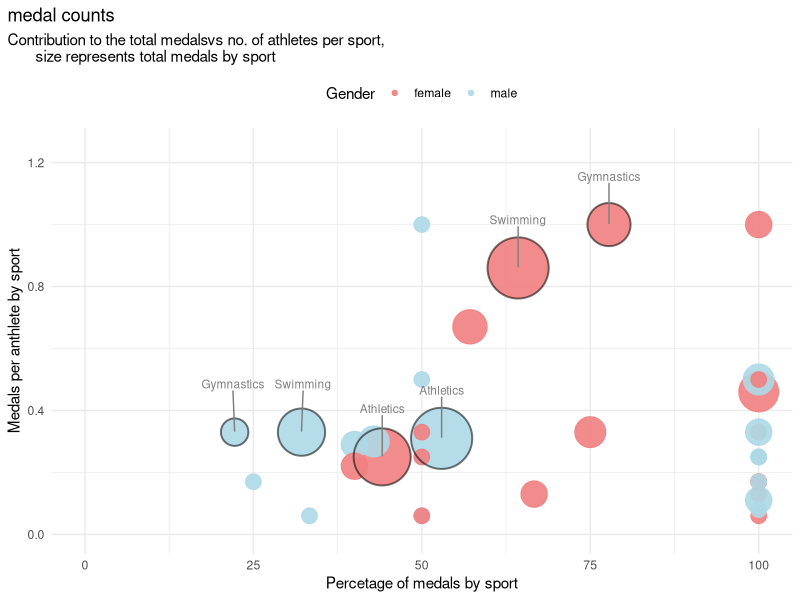
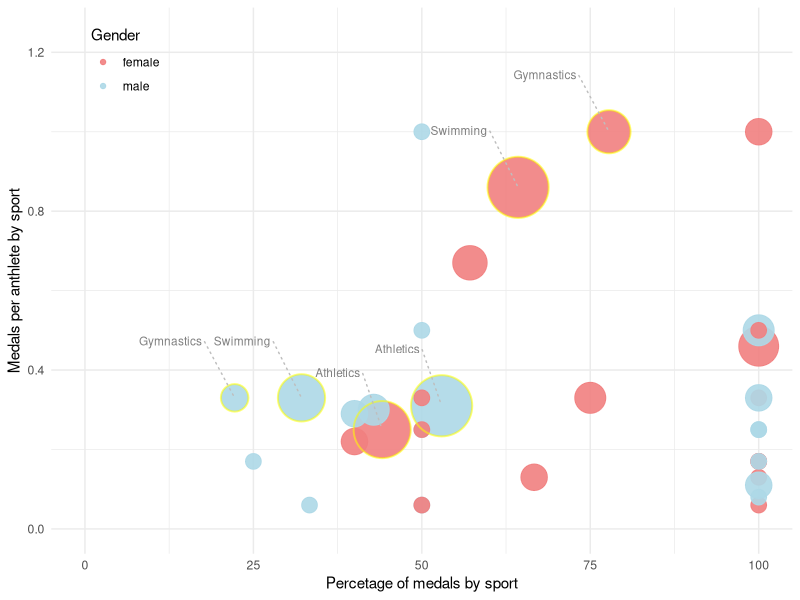
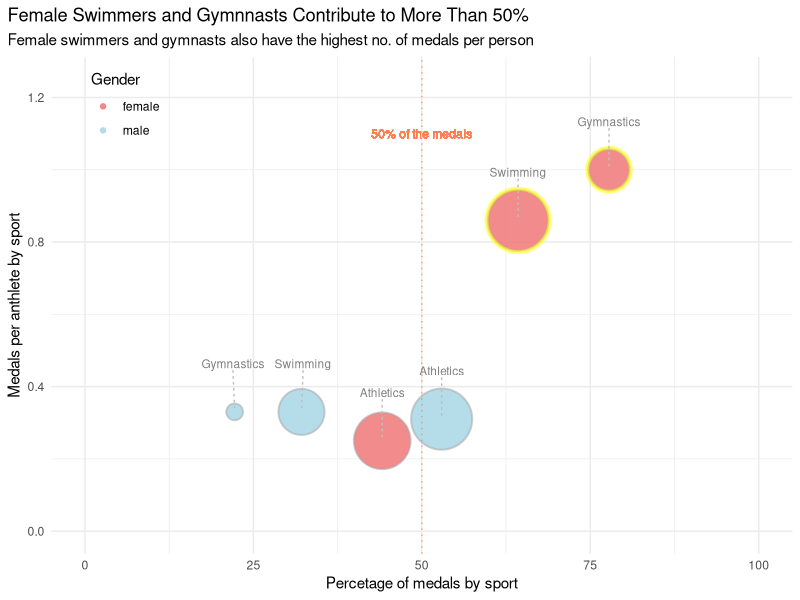
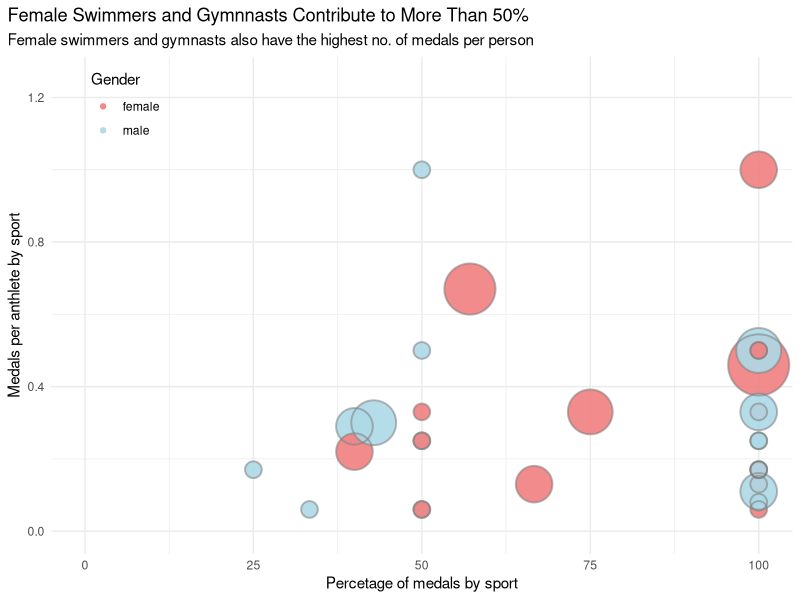
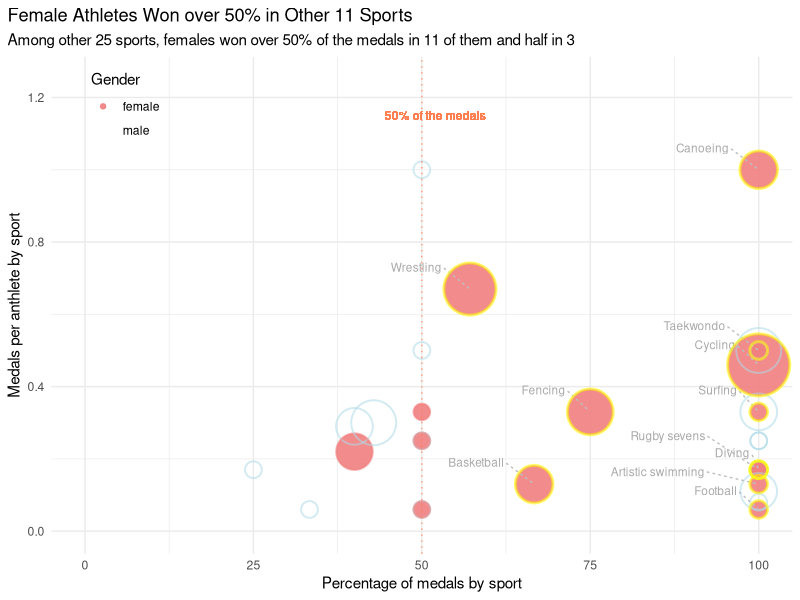
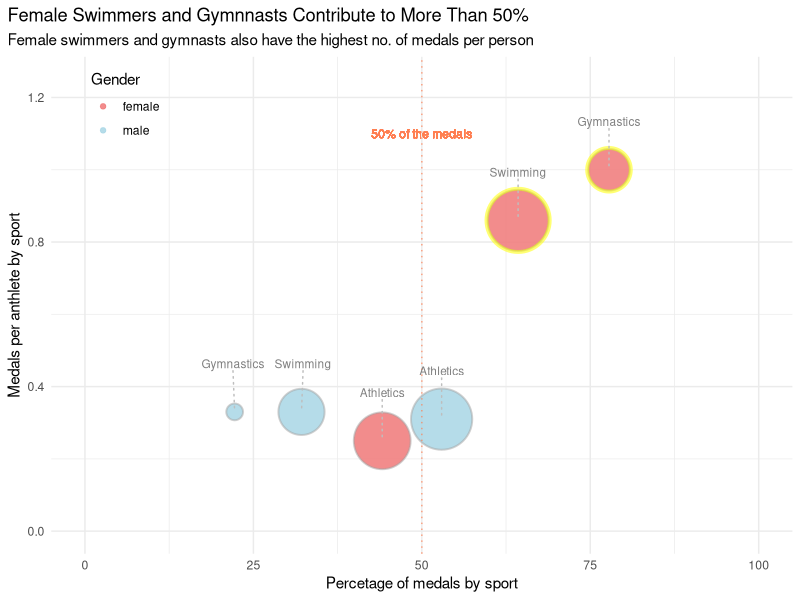
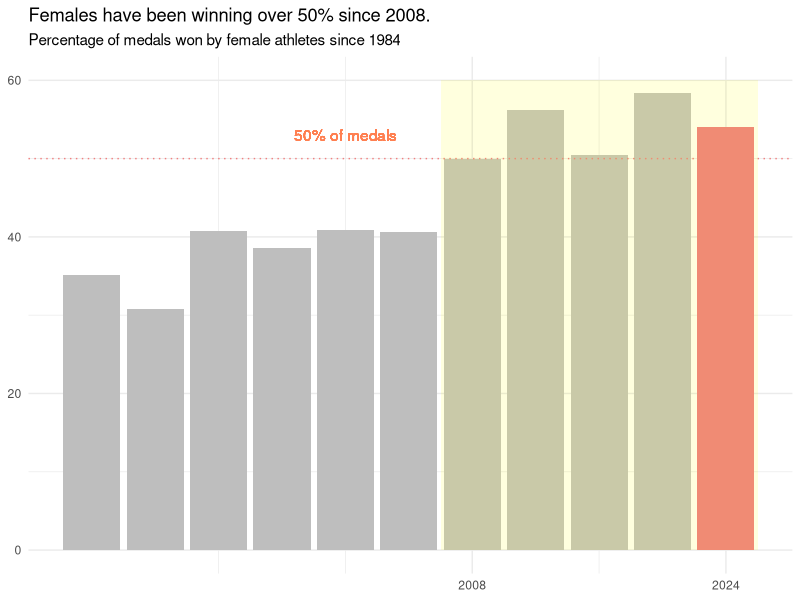
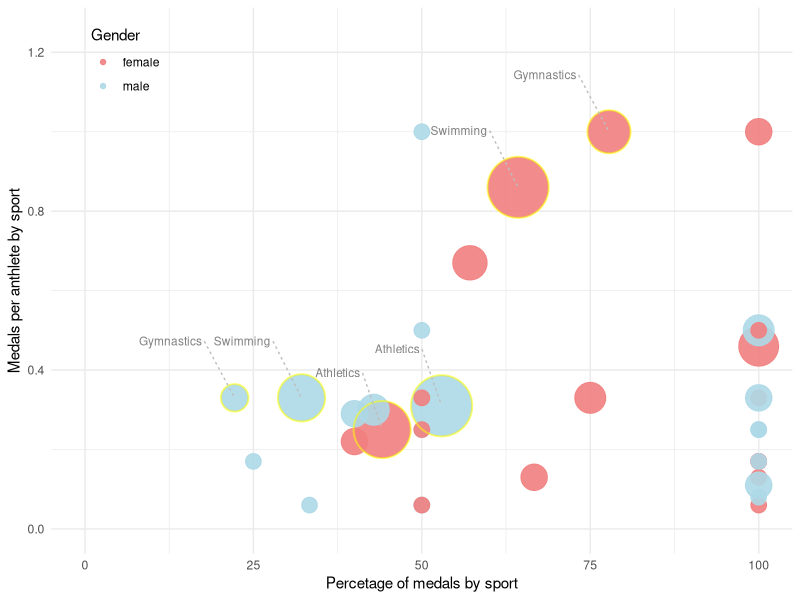

Write R code to recreate these figures, in order.
# plot for project 1

#convert wide to long 
# install.packages("ggrepel")
require("ggrepel")
require("tidyverse")
require("readr")
require("ggplot2")

setwd('/Users/yirenlu/Documents/data_studio/olympic_us')
df <- read_csv('bubble.csv')

df$male_pct <- as.numeric(sub("%","",df$male_pct))

df$female_pct <- as.numeric(sub("%","",df$female_pct))

df_long <- df %>%
  pivot_longer(
    cols = -Sport, # Keep 'Sport' as the identifier
    names_to = c("gender", "variable"), # Split column names into 'variable' and 'gender'
    names_sep = "_" # Separate column names by underscore
  ) %>%
  pivot_wider(
    names_from = "variable", # Spread 'variable' into separate columns
    values_from = "value" # Use the values from the 'value' column
  )

df_long[df_long == 0] <- NA

#label for dominant sports
dominant <- df_long$Sport %in% c("Athletics", "Gymnastics", "Artistic Gymnastic", "Swimming")

# scatter plot -- Complete
complete <- ggplot(df_long) +
  aes(x = pct, y = average, color = gender, size = owned) +
  geom_point(alpha = .9) +
  # Points with black outlines
  geom_point(data = subset(df_long, dominant),  
             aes(x = pct, y = average, size = owned, alpha = .7),
             color = "black", stroke = 1, shape = 21) +
  # Labels for specific points
  geom_text_repel(data = subset(df_long, dominant), 
            aes(label = Sport, color = "darkgrey"), 
            vjust = -5, size = 3,
            show.legend = FALSE) +
  scale_size_continuous(range = c(5,20)) +
  labs(title="medal counts",
       subtitle = "Contribution to the total medalsvs no. of athletes per sport,
       size represents total medals by sport",
       x = 'Percetage of medals by sport',
       y = 'Medals per anthlete by sport',
       color = "Gender") +
  xlim(0,100) +
  ylim(0,1.25) +
  theme_minimal() +
  theme(plot.title.position = 'plot', legend.position = "top") +
  #set colors legends
  scale_color_manual(values = c("male" = "lightblue", "female" = "lightcoral")) +
  guides(size = "none", alpha = "none")

complete


# for the Dislay
Display <- ggplot(df_long) +
  aes(x = pct, y = average, color = gender, size = owned) +
  geom_point(alpha = .9) +
  # Points with black outlines
  geom_point(data = subset(df_long, dominant),  
             aes(x = pct, y = average, size = owned, alpha = .7),
             show.legend = FALSE,
             color = "yellow", stroke = 1, shape = 21) +
  # Labels for specific points
  geom_text_repel(data = subset(df_long, dominant), 
                  aes(label = Sport, color = "darkgrey"),
                  segment.color = "grey",
                  segment.linetype = "dotted",
                  vjust = -6, hjust = 1.5, size = 3,
                  show.legend = FALSE) +
  scale_size_continuous(range = c(5,20)) +
  labs(color = "Gender",
       x = 'Percetage of medals by sport',
       y = 'Medals per anthlete by sport') +
  xlim(0,100) +
  ylim(0,1.25) +
  theme_minimal() +
  theme(plot.title.position = 'plot',legend.position = c(0.1,0.9)) +
  #set colors
  scale_color_manual(values = c("male" = "lightblue", "female" = "lightcoral")) +
  guides(size = "none", alpha = "none")

Display

# Only for dominant sport
main <- ggplot(data = subset(df_long,dominant)) +
  aes(x = pct, y = average, color = gender, size = owned) +
  geom_point(alpha = .9) +
  # Points with black outlines
  geom_point(data = subset(df_long, dominant),  
             aes(x = pct, y = average, size = owned, alpha = .7),
             show.legend = FALSE,
             color = "darkgrey", stroke = 1, shape = 21) +
  #highlight over 50%
  geom_point(data = subset(df_long, df_long$Sport %in% c("Swimming", "Gymnastics")&df_long$pct > 50),  
             aes(x = pct, y = average, size = owned, alpha = .7),
             show.legend = FALSE,
             color = "yellow", stroke = 2, shape = 21) +
  # add the 50% line 
  geom_vline(xintercept = 50,
             linetype = "dotted",
             color = "coral",
             alpha = .7 ) +
  # add labels of the 50% line
  geom_text(data = df_long, aes(x=53,y=1.1),
            label = "50% of the medals",
            color = "coral",
            alpha = .7,
            size = 3,
            hjust = 0.7) +
  # Labels for specific points
  geom_text_repel(data = subset(df_long, dominant), 
                  aes(label = Sport, color = "darkgrey"), 
                  vjust = -5, size = 3,
                  segment.color = "grey",
                  segment.linetype = "dotted",
                  show.legend = FALSE) +
  scale_size_continuous(range = c(5,20)) +
  labs(color = "Gender",
       x = 'Percetage of medals by sport',
       y = 'Medals per anthlete by sport',
       title = "Female Swimmers and Gymnnasts Contribute to More Than 50%",
       subtitle = "Female swimmers and gymnasts also have the highest no. of medals per person") +
  xlim(0,100) +
  ylim(0,1.25) +
  theme_minimal() +
  theme(plot.title.position = 'plot',legend.position = c(0.1,0.9)) +
  #set colors
  scale_color_manual(values = c("male" = "lightblue", "female" = "lightcoral")) +
  guides(size = "none", alpha = "none")

main

# Other sport  
ggplot(data = subset(df_long,!dominant)) +
  aes(x = pct, y = average, color = gender, size = owned) +
  geom_point(alpha = .9) +
  # Points with black outlines
  geom_point(data = subset(df_long, !dominant),  
             aes(x = pct, y = average, size = owned, alpha = .7,color = Sport),
             show.legend = FALSE,
             stroke = 1, shape = 21)  +
  scale_size_continuous(range = c(5,20)) +
  labs(color = "Gender",
       x = 'Percetage of medals by sport',
       y = 'Medals per anthlete by sport',
       title = "Female Swimmers and Gymnnasts Contribute to More Than 50%",
       subtitle = "Female swimmers and gymnasts also have the highest no. of medals per person") +
  xlim(0,100) +
  ylim(0,1.25) +
  theme_minimal() +
  theme(plot.title.position = 'plot',legend.position = c(0.1,0.9)) +
  #set colors
  scale_color_manual(values = c("male" = "lightblue", "female" = "lightcoral")) +
  guides(size = "none", alpha = "none")

# Other Sport -- Only female
other<-ggplot(data = subset(df_long,!dominant&df_long$gender=="female")) +
  aes(x = pct, y = average, color = gender, size = owned) +
  geom_point(alpha = .9) +
  # Points with black outlines
  geom_point(data = subset(df_long, !dominant),  
             aes(x = pct, y = average, size = owned, alpha = .7),
             show.legend = FALSE,
             stroke = 1, shape = 21) +
  scale_size_continuous(range = c(5,20)) +
  # label sports
  geom_text_repel(data = subset(df_long, !dominant&df_long$gender=="female"&df_long$pct > 50), 
                  aes(label = Sport), 
                  vjust = -2, size = 3,hjust = 1.5,
                  color = 'darkgray',
                  segment.color = "grey",
                  segment.linetype = "dotted",
                  show.legend = FALSE,
                  color = "gray") +
  #highlight over 50%
  geom_point(data = subset(df_long, !dominant&df_long$gender=="female"&df_long$pct > 50),  
             aes(x = pct, y = average, size = owned, alpha = .7),
             show.legend = FALSE,
             color = "yellow", stroke = 1.5, shape = 21) +
  # add the 50% line 
  geom_vline(xintercept = 50,
             linetype = "dotted",
             color = "coral",
             alpha = .7 ) +
  # add labels of the 50% line
  geom_text(data = df_long, aes(x=55,y=1.15),
            label = "50% of the medals",
            color = "coral",
            alpha = .7,
            size = 3,
            hjust = 0.7) +
  labs(color = "Gender",
       x = 'Percentage of medals by sport',
       y = 'Medals per anthlete by sport',
       title = "Female Athletes Won over 50% in Other 11 Sports",
       subtitle = "Among other 25 sports, females won over 50% of the medals in 11 of them and half in 3") +
  xlim(0,100) +
  ylim(0,1.25) +
  theme_minimal() +
  theme(plot.title.position = 'plot',legend.position = c(0.1,0.9)) +
  #set colors
  scale_color_manual(values = c("male" = "lightblue", "female" = "lightcoral")) +
  guides(size = "none", alpha = "none")

other

#bar
main

historical <- read_csv("Female_pct_historical.csv")
historical$color <- ifelse(historical$year == 2024, "lightcoral", "grey")

Total_bar <- ggplot(historical) +
  aes(x = as.Date(paste0(year, "-01-01")),y=female_pct,fill = color)+
  geom_col() +
  geom_hline(yintercept = 50, 
             linetype = "dotted",
             color = "lightcoral",
             size = 0.5) +
  geom_text(x=as.Date("2000-01-01"), 
            y=53, 
            label="50% of medals",
            color = "coral") +
  labs(
       title = "Females have been winning over 50% since 2008.",
       subtitle = "Percentage of medals won by female athletes since 1984")+
  scale_x_date(
    breaks = as.Date(c("2008-01-01", "2024-01-01")),  # Set breaks only for 2008 and 2024
    labels = c("2008", "2024")  # Set the corresponding labels
  )  +
  geom_rect(data = historical, 
            aes(
              xmin = as.Date("2006-01-01"),xmax=as.Date("2026-01-01"),
                               ymin = 0, ymax = 60,
                fill = "yellow"), 
            alpha = 0.01, 
            inherit.aes = FALSE) +
  theme_minimal() +
  scale_fill_identity() +
  theme(axis.title.x = element_blank(),
        axis.title.y = element_blank())

Total_bar
Display
main
other
